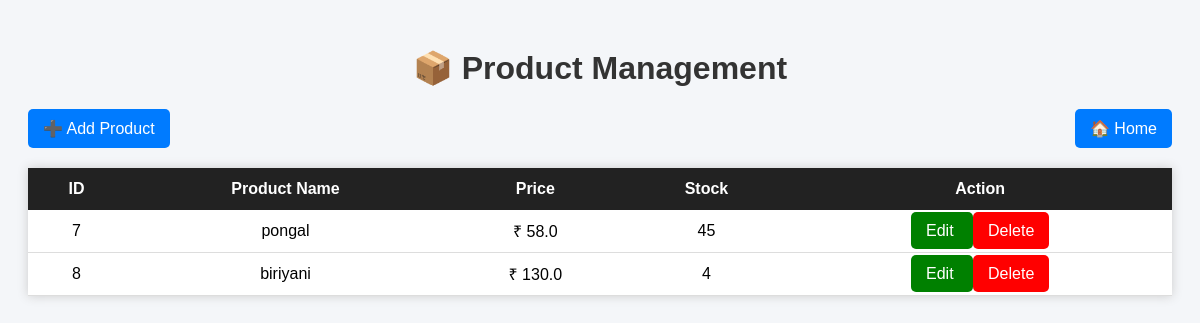
/products, run on an earlier commit of the app's database.
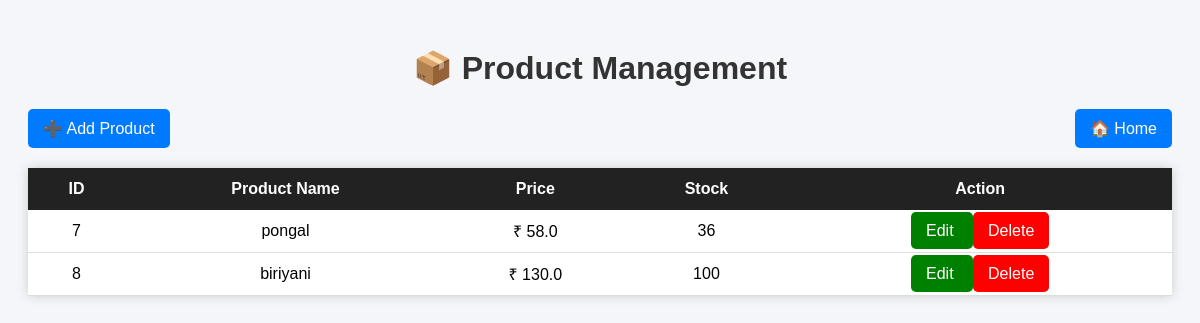
And on a later commit of the database.
### app.py (models this page shows)
class Product(db.Model):
    id = db.Column(db.Integer, primary_key=True)
    product_name = db.Column(db.String(100), nullable=False)
    price = db.Column(db.Float, nullable=False)
    stock = db.Column(db.Integer, nullable=False)

### app.py (the view)
@app.route("/products")
def products():
    all_products = Product.query.all()
    return render_template("products.html", products=all_products)

### templates/products.html (shortened to what this page needs)
<!DOCTYPE html>
<html>
<head>
</head>
<body>
<h1>📦 Product Management</h1>
<div class="top-bar">
    <a href="/add_product">
        ➕ Add Product
    </a>
    <a href="/">
        🏠 Home
    </a>
</div>
<table>
<tr>
    <th>ID</th>
    <th>Product Name</th>
    <th>Price</th>
    <th>Stock</th>
    <th>Action</th>
</tr>
{% for product in products %}
<tr>
    <td>{{ product.id }}</td>
    <td>{{ product.product_name }}</td>
    <td>₹ {{ product.price }}</td>
    <td>{{ product.stock }}</td>
    <td>
        <a class="edit" href="/edit_product/{{ product.id }}">
            Edit
        </a>
        <a class="delete"
           href="/delete_product/{{ product.id }}"
           onclick="return confirm('Delete this product?')">
            Delete
        </a>
    </td>
</tr>
{% endfor %}
</table>
</body>
</html>

What changed in the data, as far as the page shows it:
changed Product "pongal": stock "45" → "36"
changed Product "biriyani": stock "4" → "100"
